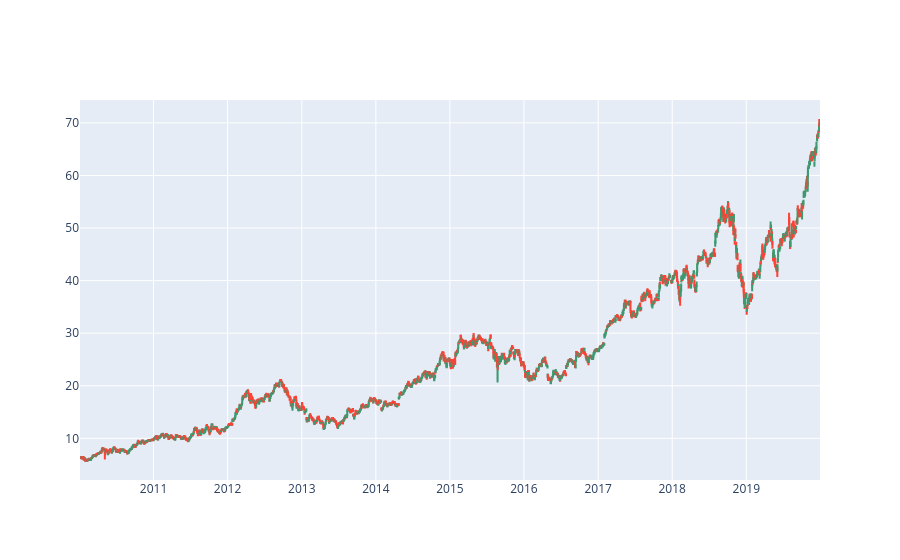

Notebook source saved alongside this figure:
### Code cell
#Candlesticks
import plotly.graph_objects as go
fig = go.Figure(data=[go.Candlestick(x=df['Date'],
                open=df['Open'],
                high=df['High'],
                low=df['Low'],
                close=df['Close'])])
fig.update_layout(xaxis_rangeslider_visible=False)
fig.show()

### Figure 1 — Plotly figure (JSON) as saved in the notebook; plotly's stock layout.template omitted (floating-point values rounded to 4 significant figures; data arrays with more than 128 entries replaced by an {"elided": "..."} marker saying what was removed)
{"data": [{"close": {"elided": "2515 float values"}, "high": {"elided": "2515 float values"}, "low": {"elided": "2515 float values"}, "open": {"elided": "2515 float values"}, "type": "candlestick", "x": {"elided": "2515 str values"}}], "layout": {"xaxis": {"rangeslider": {"visible": false}}}}
